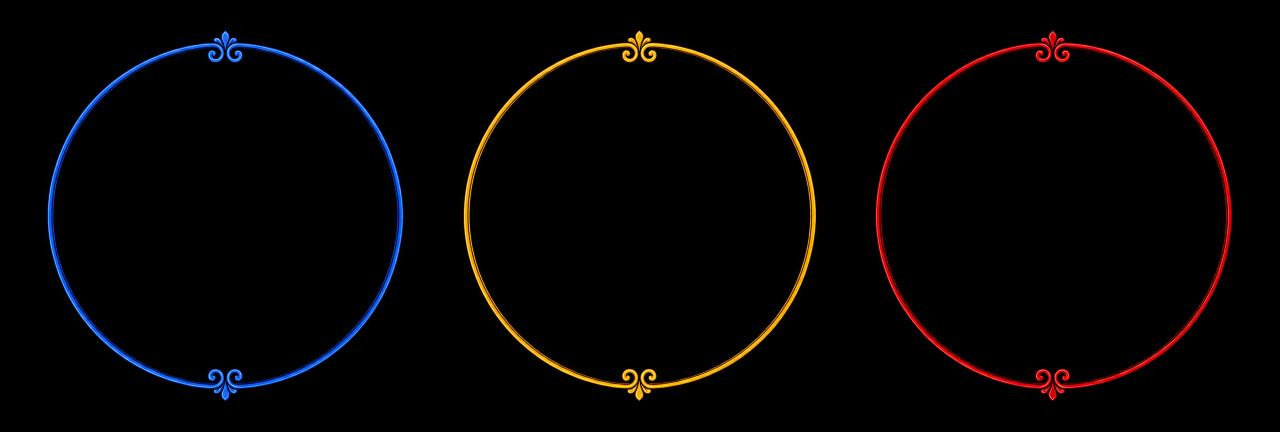
#> input picture _Inbox/hud-quality-apimart/attachment-frames-thin.png, 2560 x 864 px (shown at 1/2 size)
$ python process_hud_quality.py
#> lines starting #> are read from the running program, lines starting #| are printed output that depends on the picture; after the words box and inside, x2 and y2 are one past the last pixel; in counts of white or black regions, pixels touching at a corner belong together
### tools/ui_cutout.py
"""Remove technical background with flood fill BEFORE taking the alpha bounding box.
Solid panels retain enclosed dark artwork. Hollow glyphs also clear enclosed black components.
"""
import numpy as np
from PIL import Image, ImageDraw

def extract(im, solid=False, glyph=False, background_tolerance=20):
 rgba=np.array(im.convert("RGBA"))
 rgb=rgba[:,:,:3]
 candidate=(rgb.max(axis=2)<=background_tolerance)|(rgba[:,:,3]==0)
 # Add an eligible one-pixel border so all four image edges have the same outside seed.
 flood=Image.fromarray(np.pad(candidate.astype("uint8")*255,1,constant_values=255)).copy()
 ImageDraw.floodfill(flood,(0,0),128,thresh=0)
 cleared=np.array(flood)[1:-1,1:-1]==128
 if not solid:
  # Each enclosed component of the same technical black is a glyph cutout, not a dark panel.
  cleared |= np.array(flood)[1:-1,1:-1]==255
 rgba[cleared,3]=0
 cleaned=Image.fromarray(rgba,"RGBA")
 bounds=cleaned.getchannel("A").getbbox()
 if bounds is None:raise ValueError("Empty component after background flood fill")
 # Only alpha decides the crop; thin/dark edge decorations are never threshold-cropped.
 return cleaned.crop(bounds)

### tools/process_hud_quality.py
from pathlib import Path
from PIL import Image
from ui_cutout import extract
root=Path(__file__).resolve().parents[1]
im=Image.open(root/'_Inbox/hud-quality-apimart/attachment-frames-thin.png')
#> im is the input picture: PIL image 2560x864 RGB; mean R, G, B 5.3, 3.2, 3
for i,name in enumerate(['blue','gold','red']):
 frame=extract(im.crop((round(i*im.width/3),0,round((i+1)*im.width/3),im.height)))
 frame.thumbnail((248,248),Image.Resampling.LANCZOS)
 out=Image.new('RGBA',(256,256));out.alpha_composite(frame,((256-frame.width)//2,(256-frame.height)//2))
 out.save(root/('Assets/_Game/Res/Texture/UI/Frame/hud_quality_'+name+'.png'))
 print(name,frame.size)
#> this loop made 3 passes
#> bounds in extract on passes 1 to 3: (95, 61, 807, 802), (74, 61, 779, 802), (44, 61, 757, 802)
#> pass 1, in extract, `rgba=np.array(im.convert("RGBA"))`:
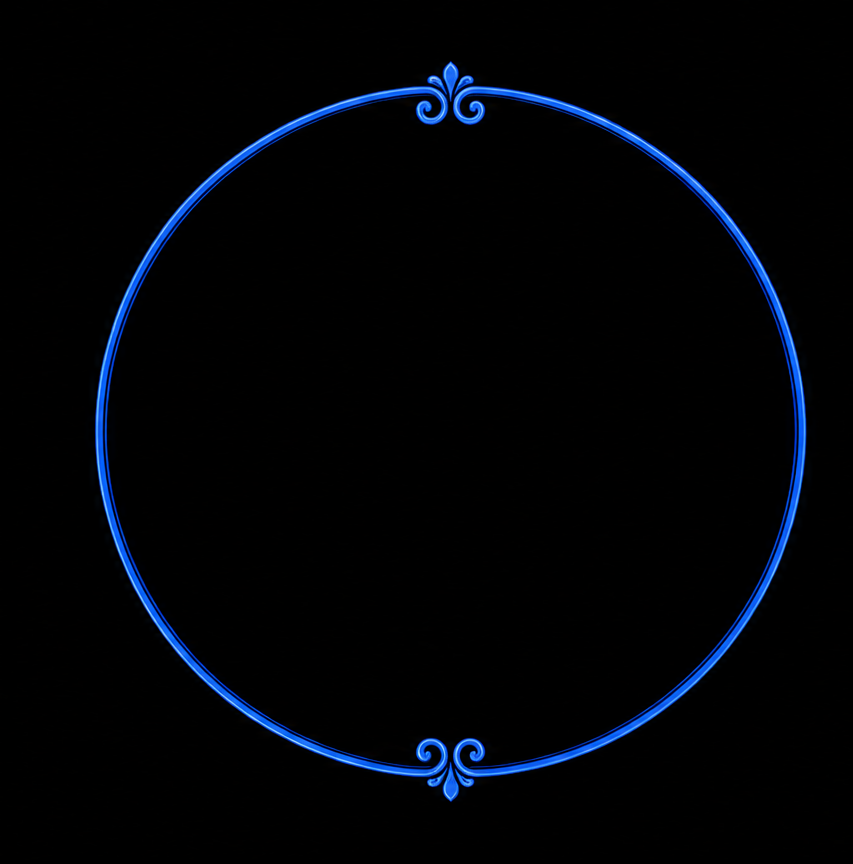
#> rgba: shape (864, 853, 4); mean R, G, B, A 1.1, 3.4, 7.7, 255
#> pass 1, in extract, `candidate=(rgb.max(axis=2)<=background_tolerance)|(rgba[:,:,3]==0)`:
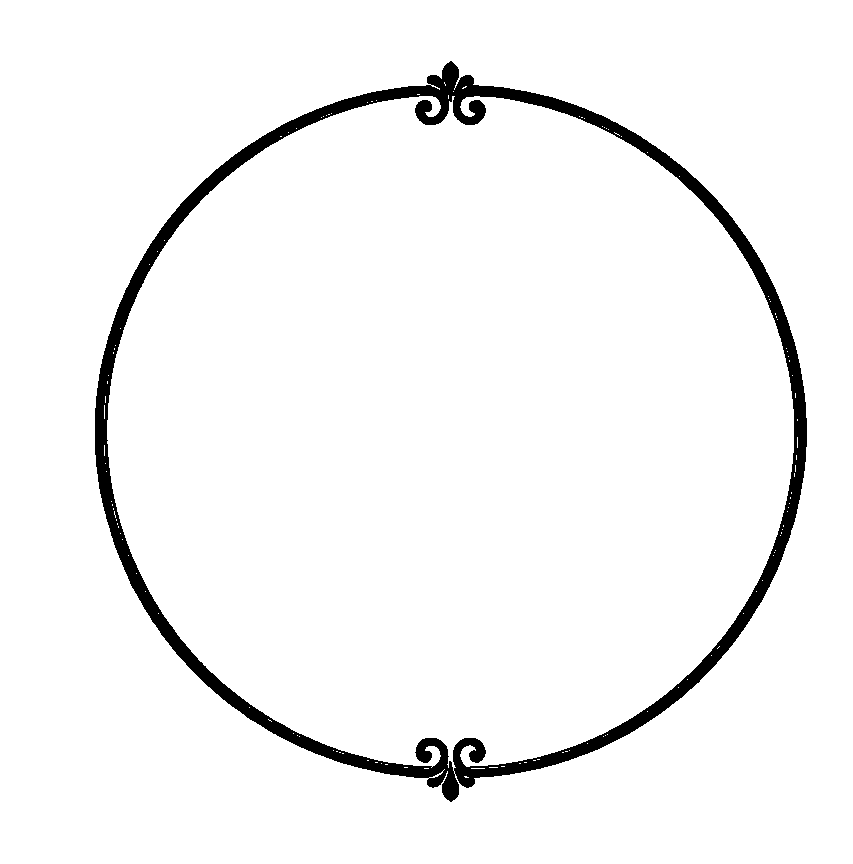
#> candidate: shape (864, 853) bool; 96% white; 1 black region, box (x1, y1, x2, y2) and area: (95, 61, 807, 802) 29516
#> pass 1, in extract, `flood=Image.fromarray(np.pad(candidate.astype("uint8")*255,1,constant_..`:
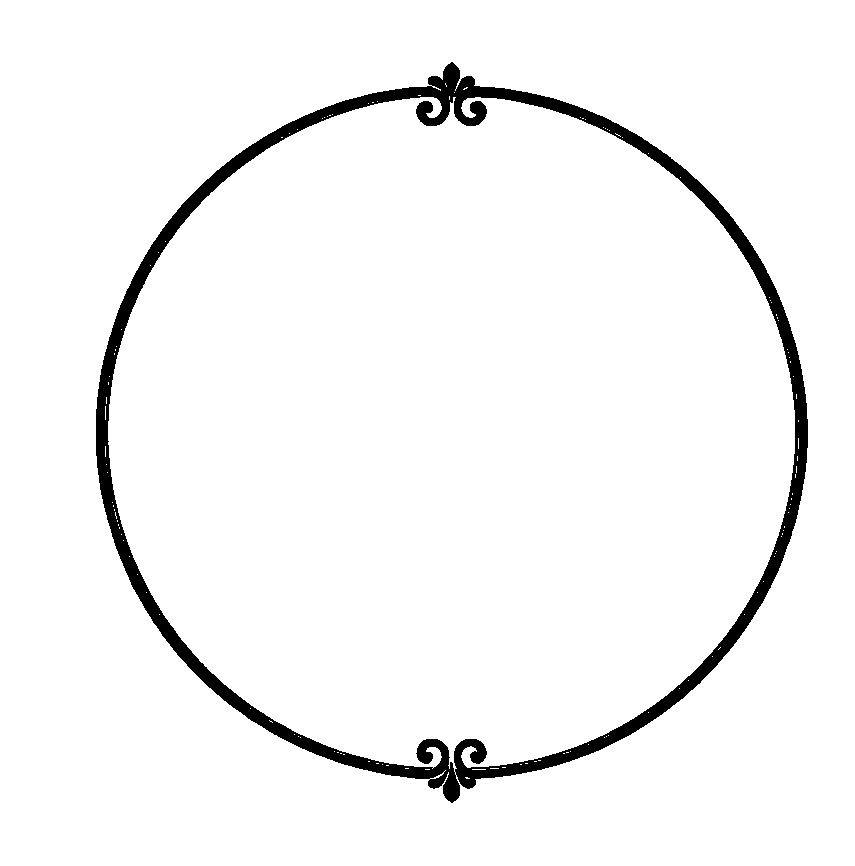
#> flood: PIL image 855x866 L; 96% white; 1 black region, box (x1, y1, x2, y2) and area: (96, 62, 808, 803) 29516
#> after the loop:
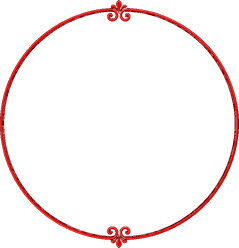
#> frame: PIL image 239x248 RGBA; mean R, G, B, A 14.4, 1.4, 1.3, 13.4; transparent parts drawn white
#> after the loop:
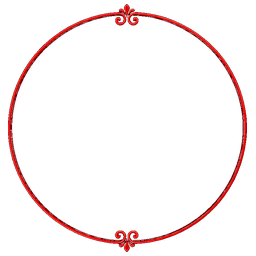
#> out: PIL image 256x256 RGBA; mean R, G, B, A 13, 1.2, 1.2, 12.2; transparent parts drawn white
# Preserve the reading-ring GUID and retain this replacement through full HUD rebuilds.
ring=(root/'Assets/_Game/Res/Texture/UI/Frame/hud_quality_gold.png').read_bytes()
(root/'Assets/_Game/Res/Texture/UI/Widget/hud_attachment_read_ring.png').write_bytes(ring)
override=root/'_Inbox/hud-music-20261118/user-overrides/hud_attachment_read_ring.png'
override.parent.mkdir(parents=True,exist_ok=True)
override.write_bytes(ring)

$ run again, with _Inbox/hud-quality-apimart/attachment-frames-corrected.png copied over _Inbox/hud-quality-apimart/attachment-frames-thin.png
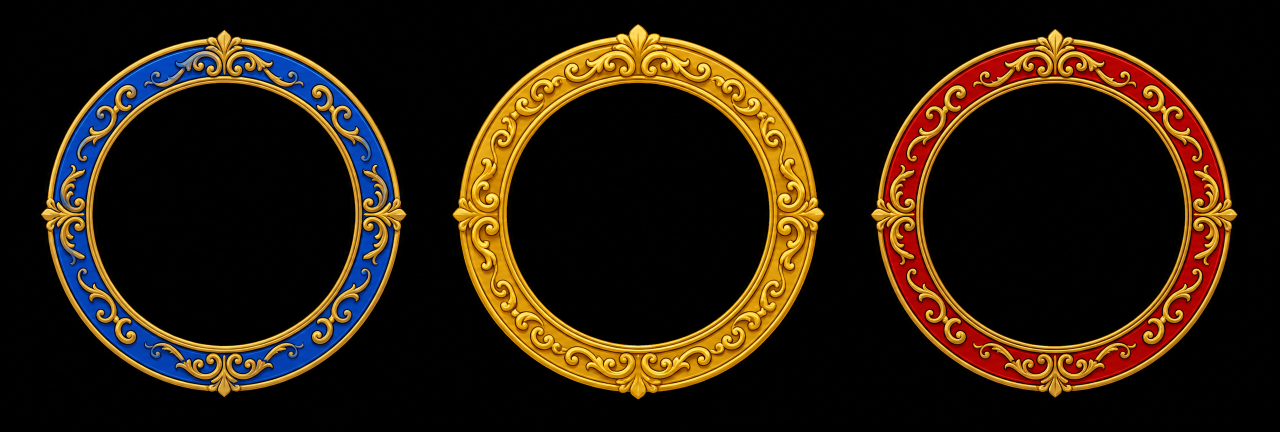
#> input picture _Inbox/hud-quality-apimart/attachment-frames-corrected.png, 2560 x 864 px (shown at 1/2 size)
#> im is the input picture: PIL image 2560x864 RGB; mean R, G, B 38.8, 26.1, 11.4
#> the loop `for i,name in enumerate(['blue','gold','red']):` made 3 passes
#> bounds in extract on passes 1 to 3: (82, 60, 814, 795), (52, 48, 796, 799), (34, 57, 769, 795)
#> pass 1, in extract, `candidate=(rgb.max(axis=2)<=background_tolerance)|(rgba[:,:,3]==0)`:
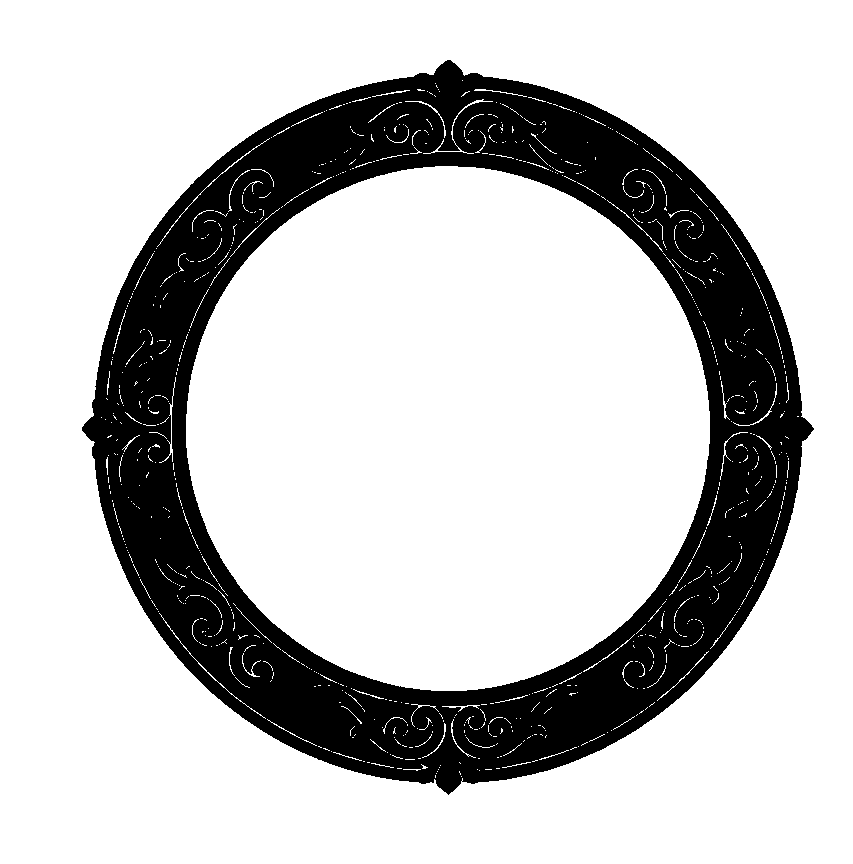
#> candidate: shape (864, 853) bool; 76.6% white; 1 black region, box (x1, y1, x2, y2) and area: (82, 60, 814, 795) 172324
#> after the loop `for i,name in enumerate(['blue','gold','red']):`:
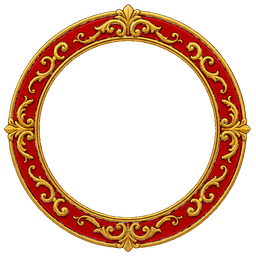
#> out: PIL image 256x256 RGBA; mean R, G, B, A 55.7, 25.7, 6.9, 77.5; transparent parts drawn white
